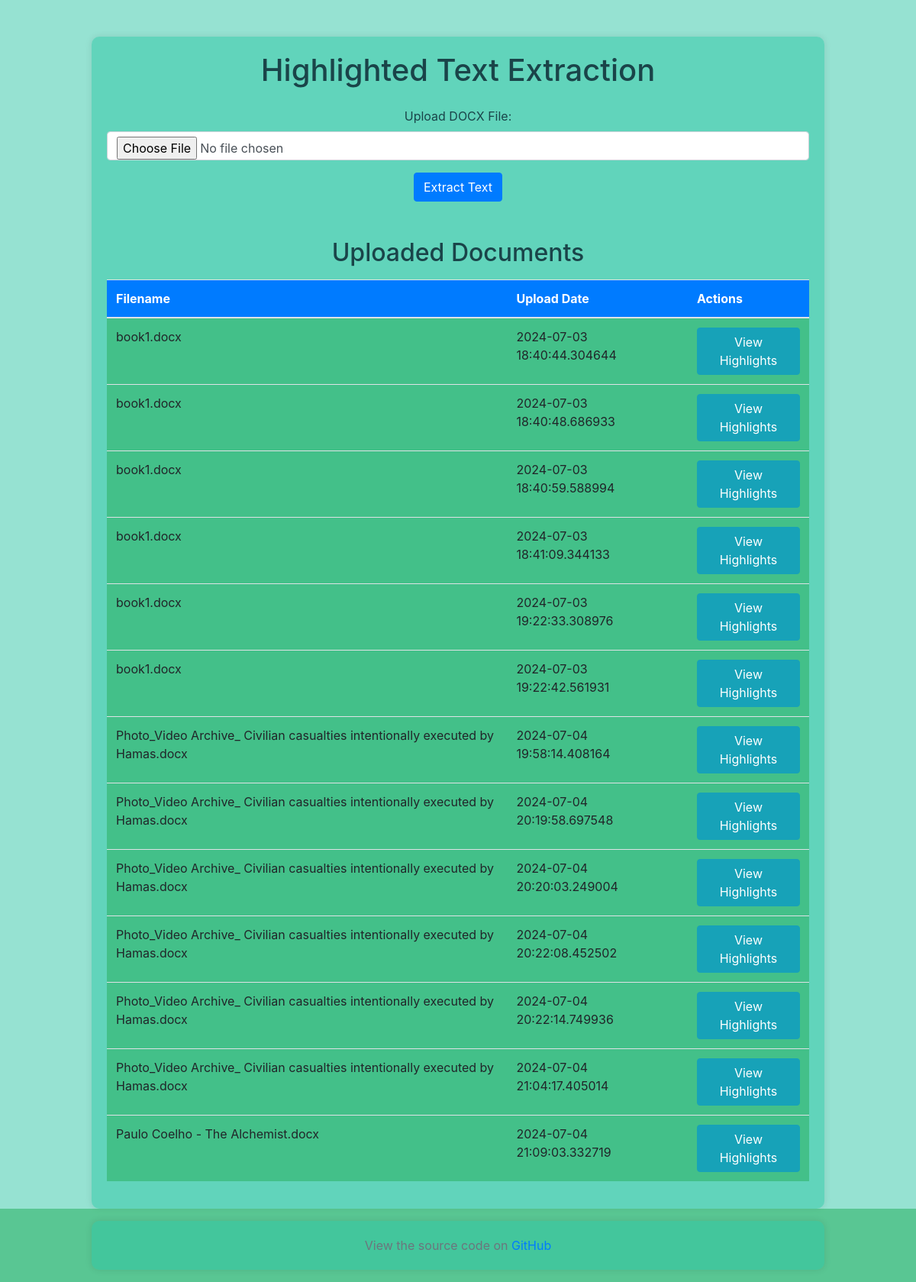
The page / on the database its author committed.
### app.py (models this page shows)
class Document(db.Model):
    doc_id = db.Column(db.Integer, primary_key=True)
    filename = db.Column(db.String(200), nullable=False)
    upload_date = db.Column(db.DateTime, default=datetime.utcnow)
    highlights = db.relationship('Highlight', backref='document', lazy=True)

### app.py (the view, shortened to what this page needs)
@app.route('/', methods=['GET', 'POST'])
def index():
    documents = Document.query.all()
    return render_template('index.html', documents=documents)

### templates/index.html (shortened to what this page needs)
<!DOCTYPE html>
<html lang="en">
<head>
    <link rel="stylesheet" href="https://stackpath.bootstrapcdn.com/bootstrap/4.5.2/css/bootstrap.min.css">
    <link rel="stylesheet" href="{{ url_for('static', filename='styles.css') }}">
</head>
<body class="text-center">
    <div class="container mt-5">
        <h1 class="mb-4">Highlighted Text Extraction</h1>
        <form action="/" method="post" enctype="multipart/form-data">
            <div class="mb-3">
                <label for="docxFile" class="form-label">Upload DOCX File:</label>
                <input type="file" name="docxFile" class="form-control" accept=".docx" required>
            </div>
            <button type="submit" class="btn btn-primary">Extract Text</button>
        </form>
        {% if documents %}
            <div class="mt-5">
                <h2>Uploaded Documents</h2>
                <table class="table mt-3">
                    <thead>
                        <tr>
                            <th>Filename</th>
                            <th>Upload Date</th>
                            <th>Actions</th>
                        </tr>
                    </thead>
                    <tbody>
                        {% for document in documents %}
                            <tr>
                                <td>{{ document.filename }}</td>
                                <td>{{ document.upload_date }}</td>
                                <td>
                                    <a href="{{ url_for('highlights', doc_id=document.doc_id) }}" class="btn btn-info">View Highlights</a>
                                </td>
                            </tr>
                        {% endfor %}
                    </tbody>
                </table>
            </div>
        {% endif %}
    </div>
    <footer class="footer mt-auto py-3">
        <div class="container text-center">
            <span class="text-muted">View the source code on <a href="https://github.com/asdman011/Highlight_Extractor" target="_blank">GitHub</a></span>
        </div>
    </footer>
</body>
</html>

### static/styles.css (style rules this page uses)
body { background-color: rgba(46, 199, 166, 0.5); color: #1a4449; min-height: 100vh; display: flex; flex-direction: column; margin: 0; }
.container { width: 80%; height: fit-content; background-color: rgba(46, 199, 166, 0.5); padding: 20px; border-radius: 10px; box-shadow: 0 0 10px rgba(0, 0, 0, 0.1); flex: 1; }
form { margin-top: 20px; }
.btn-primary { background-color: #007bff; border-color: #007bff; }
.btn-info { background-color: #17a2b8; border-color: #17a2b8; }
table { margin-top: 20px; }
th, td { text-align: left; padding: 8px; }
th { background-color: #007bff; color: white; }
td { background-color: #2eb36593; }
footer { background-color: #2eb36593; color: white; padding: 10px 0; text-align: center; width: 100%; position: relative; }
.footer .text-muted { color: #6c757d !important; }

### rows shown on the page
Document: filename "book1.docx", upload_date "2024-07-03 18:40:44.304644"
Document: filename "book1.docx", upload_date "2024-07-03 18:40:48.686933"
Document: filename "book1.docx", upload_date "2024-07-03 18:40:59.588994"
Document: filename "book1.docx", upload_date "2024-07-03 18:41:09.344133"
Document: filename "book1.docx", upload_date "2024-07-03 19:22:33.308976"
Document: filename "book1.docx", upload_date "2024-07-03 19:22:42.561931"
Document: filename "Photo_Video Archive_ Civilian casualties intentionally executed by Hamas.docx", upload_date "2024-07-04 19:58:14.408164"
Document: filename "Photo_Video Archive_ Civilian casualties intentionally executed by Hamas.docx", upload_date "2024-07-04 20:19:58.697548"
Document: filename "Photo_Video Archive_ Civilian casualties intentionally executed by Hamas.docx", upload_date "2024-07-04 20:20:03.249004"
Document: filename "Photo_Video Archive_ Civilian casualties intentionally executed by Hamas.docx", upload_date "2024-07-04 20:22:08.452502"
Document: filename "Photo_Video Archive_ Civilian casualties intentionally executed by Hamas.docx", upload_date "2024-07-04 20:22:14.749936"
Document: filename "Photo_Video Archive_ Civilian casualties intentionally executed by Hamas.docx", upload_date "2024-07-04 21:04:17.405014"
Document: filename "Paulo Coelho - The Alchemist.docx", upload_date "2024-07-04 21:09:03.332719"
